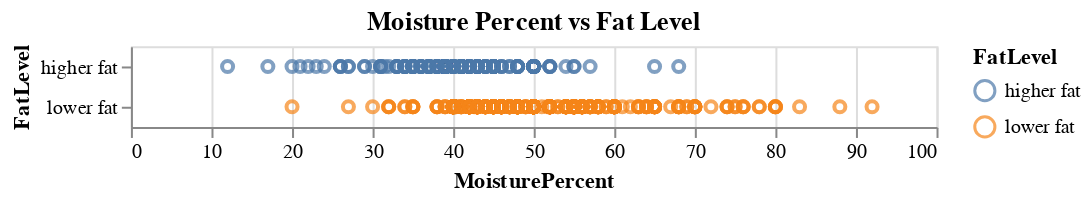

Notebook code cell kept with this figure:
### Markdown cell above
Here we can see we have 2 numeric columns and 9 categorical columns

### Code cell
# Scatter plot of Moisture Percent vs. FatLevel
scatter_plot = alt.Chart(train_df).mark_point().encode(
    x='MoisturePercent',
    y='FatLevel',
    color='FatLevel'
).properties(
    title='Moisture Percent vs Fat Level'
)
scatter_plot

### Figure 1 — Vega-Lite specification as saved in the notebook (floating-point values rounded to 4 significant figures; data arrays with more than 128 entries replaced by an {"elided": "..."} marker saying what was removed)
{"config": {"view": {"continuousWidth": 400, "continuousHeight": 300}}, "data": {"name": "data-5201fb189896805dd9e5e8d6ae6fe28b"}, "mark": "point", "encoding": {"color": {"type": "nominal", "field": "FatLevel"}, "x": {"type": "quantitative", "field": "MoisturePercent"}, "y": {"type": "nominal", "field": "FatLevel"}}, "title": "Moisture Percent vs Fat Level", "$schema": "https://vega.github.io/schema/vega-lite/v4.8.1.json", "datasets": {"data-5201fb189896805dd9e5e8d6ae6fe28b": {"elided": "833 records"}}}
